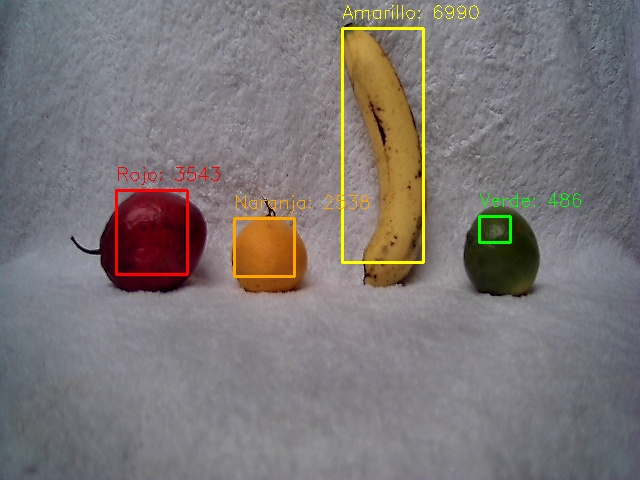
#> input picture dataset/103.jpg, 640 x 480 px; its folder holds 4 pictures in this run
$ python prueba_ind.py
#> lines starting #> are read from the running program, lines starting #| are printed output that depends on the picture; after the words box and inside, x2 and y2 are one past the last pixel; in counts of white or black regions, pixels touching at a corner belong together
# -*- coding: utf-8 -*-
"""
Demostración completa: todos los espacios de color en un solo panel
Autor: Maxwell
"""

import cv2
import numpy as np
import os

# -------------------
# CONFIGURACIÓN
# -------------------
ruta_imagenes = "dataset"
imagen_seleccionada = 1

espacios_color = {
    'RGB': lambda img: img,
    'HSV': lambda img: cv2.cvtColor(img, cv2.COLOR_BGR2HSV),
    'YCbCr': lambda img: cv2.cvtColor(img, cv2.COLOR_BGR2YCrCb),
    'LAB': lambda img: cv2.cvtColor(img, cv2.COLOR_BGR2Lab)
}

rangos = {
    'HSV': ([10, 100, 100], [25, 255, 255]),
    'RGB': ([100, 50, 0], [255, 200, 150]),
    'YCbCr': ([0, 150, 100], [255, 200, 150]),
    'LAB': ([20, 140, 140], [255, 200, 200])
}

kernel = np.ones((5,5), np.uint8)

# -------------------
# FUNCIONES
# -------------------

def segmentar(img, espacio_nombre):
    convertir = espacios_color[espacio_nombre]
    img_convertida = convertir(img)
    lower = np.array(rangos[espacio_nombre][0])
    upper = np.array(rangos[espacio_nombre][1])
    mask = cv2.inRange(img_convertida, lower, upper)
    mask = cv2.morphologyEx(mask, cv2.MORPH_OPEN, kernel)
    mask = cv2.morphologyEx(mask, cv2.MORPH_CLOSE, kernel)
    return img_convertida, mask

def obtener_imagenes():
    return [os.path.join(ruta_imagenes, f) for f in os.listdir(ruta_imagenes) if f.endswith((".jpg",".png"))]

def preparar_panel(img_original, img_convertida, mask):
    # Convertir máscara a color
    mask_color = cv2.cvtColor(mask, cv2.COLOR_GRAY2BGR)
    # Superposición
    overlay = cv2.addWeighted(img_original, 0.7, mask_color, 0.3, 0)
    # Redimensionar a altura común
    h = 200
    def resize(img):
        ratio = h / img.shape[0]
        w = int(img.shape[1] * ratio)
        return cv2.resize(img, (w, h))
    return np.hstack([resize(img_original), resize(img_convertida), resize(mask_color), resize(overlay)])

# -------------------
# EJECUCIÓN
# -------------------

imagenes = obtener_imagenes()
if len(imagenes) == 0:
    print("No hay imágenes en la carpeta.")
    exit()

img = cv2.imread(imagenes[imagen_seleccionada])
#> img is the input picture: shape (480, 640, 3); mean B, G, R 118, 118.4, 124.4

paneles = []

for nombre_espacio in espacios_color.keys():
    img_conv, mask = segmentar(img, nombre_espacio)

    # Ajuste de color para visualización
    if nombre_espacio == 'LAB':
        img_conv_show = cv2.cvtColor(img_conv, cv2.COLOR_Lab2BGR)
    elif nombre_espacio == 'YCbCr':
        img_conv_show = cv2.cvtColor(img_conv, cv2.COLOR_YCrCb2BGR)
    else:
        img_conv_show = img_conv

    panel = preparar_panel(img, img_conv_show, mask)
    # Agregar texto sobre cada panel
    panel = cv2.putText(panel, nombre_espacio, (10,25), cv2.FONT_HERSHEY_SIMPLEX, 0.8, (0,0,255), 2)
    paneles.append(panel)
#> this loop made 4 passes
#> pass 1, in segmentar, `mask = cv2.inRange(img_convertida, lower, upper)`:
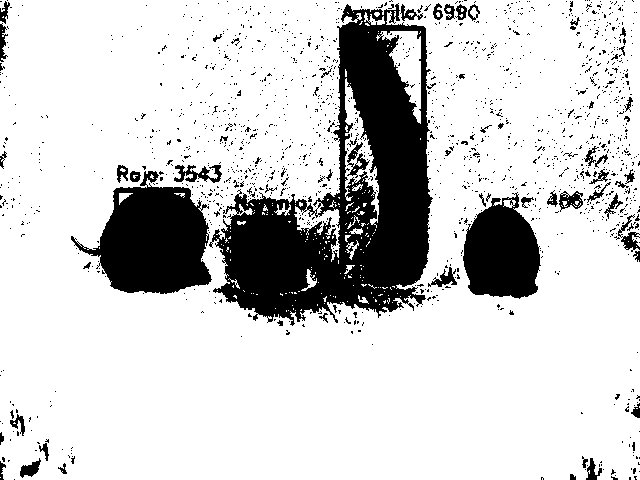
#> mask: shape (480, 640); 81.4% white; 1514 black regions (1450 under 20 px), largest, box (x1, y1, x2, y2) and area: (209, 3, 436, 326) 32190, (71, 171, 212, 294) 10204, (463, 192, 541, 299) 5932
#> pass 1, in segmentar, `mask = cv2.morphologyEx(mask, cv2.MORPH_OPEN, kernel)`:
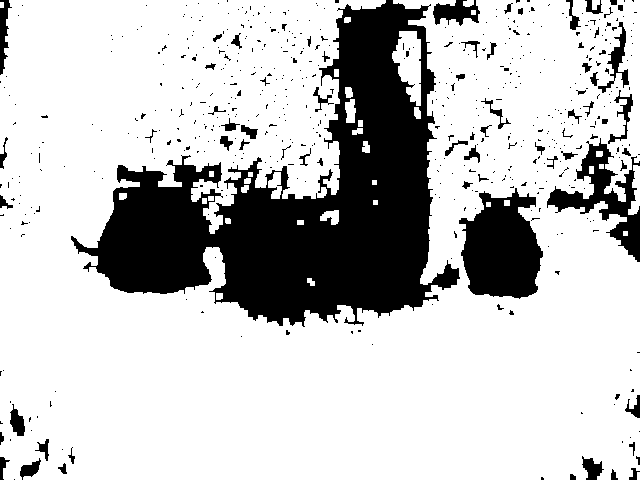
#> mask: shape (480, 640); 77% white; 555 black regions (483 under 20 px), largest, box (x1, y1, x2, y2) and area: (71, 0, 460, 327) 52710, (459, 188, 543, 299) 6514, (547, 138, 640, 262) 3498
#> pass 1, in segmentar, `mask = cv2.morphologyEx(mask, cv2.MORPH_CLOSE, kernel)`:
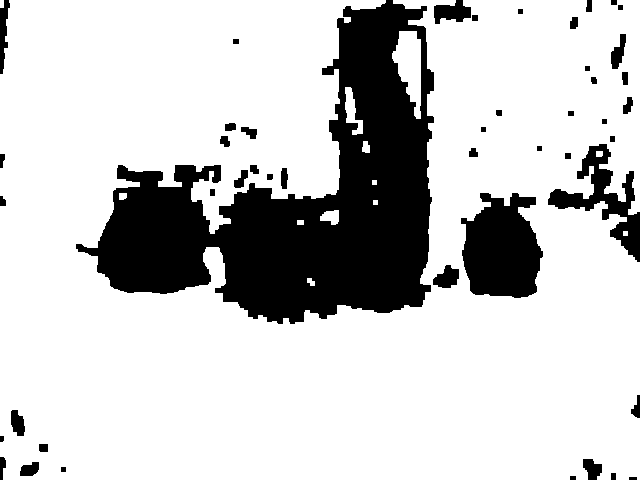
#> mask: shape (480, 640); 79% white; 47 black regions, largest, box (x1, y1, x2, y2) and area: (76, 0, 434, 324) 50471, (461, 193, 543, 298) 6421, (548, 144, 640, 262) 3266
#> after the loop: img_conv: shape (480, 640, 3); mean of channels 0, 1, 2 128.6, 131, 129.3
#> after the loop, paneles = 4 items

# Combinar todos los paneles verticalmente
final_panel = np.vstack(paneles)
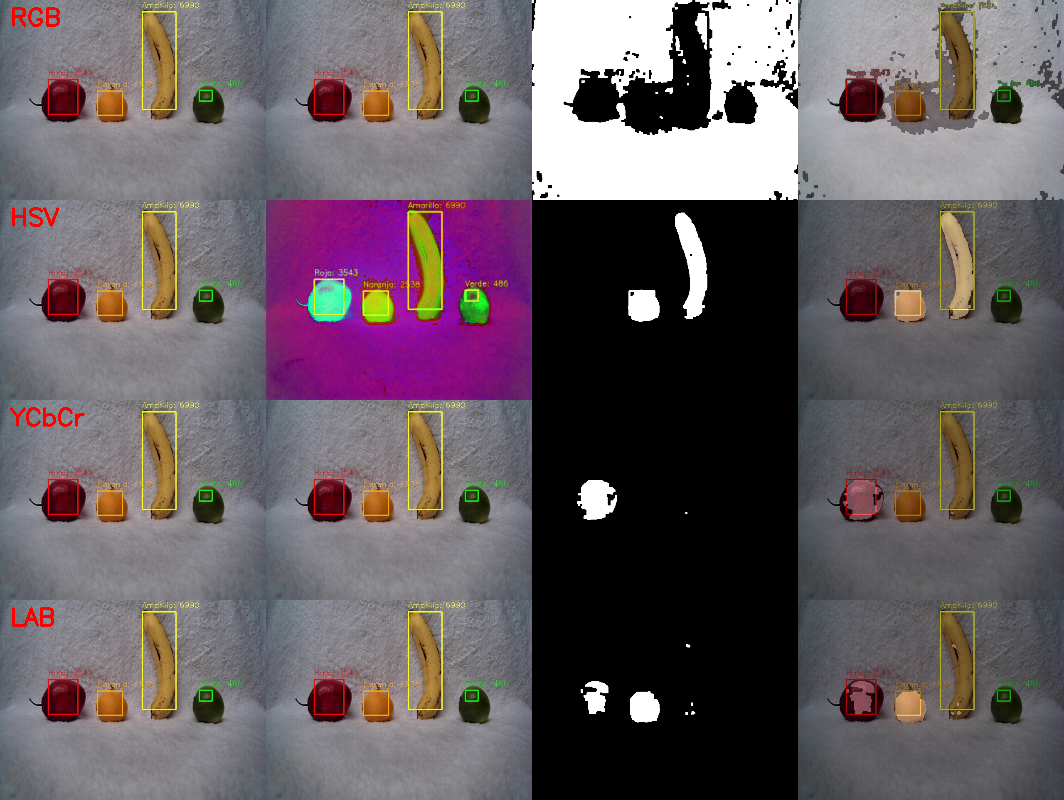
#> final_panel: shape (800, 1064, 3); mean of channels 0, 1, 2 97.7, 93, 103; drawn as B, G, R
cv2.imshow("Proceso completo de segmentación cromática", final_panel)
print("Presiona cualquier tecla para cerrar la ventana.")
cv2.waitKey(0)
cv2.destroyAllWindows()
